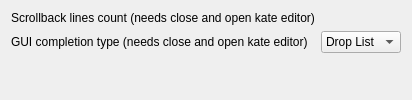
<?xml version="1.0" encoding="UTF-8"?>
<ui version="4.0">
 <class>commentarConfigWidget</class>
 <widget class="QWidget" name="commentarConfigWidget">
  <layout class="QFormLayout" name="formLayout">
   <item row="0" column="0">
    <widget class="QLabel" name="label">
     <property name="text">
      <string>Scrollback lines count (needs close and open kate editor)</string>
     </property>
    </widget>
   </item>
   <item row="0" column="1">
    <widget class="KIntNumInput" name="scrollbackLinesCount">
     <property name="value">
      <number>1000</number>
     </property>
    </widget>
   </item>
   <item row="1" column="0">
    <widget class="QLabel" name="label">
     <property name="text">
      <string>GUI completion type (needs close and open kate editor)</string>
     </property>
    </widget>
   </item>
   <item row="1" column="1">
    <widget class="QComboBox" name="guiCompletionType">
     <item>
      <property name="text">
       <string>Drop List</string>
      </property>
     </item>
     <item>
      <property name="text">
       <string>Normal</string>
      </property>
     </item>
    </widget>
   </item>
   <item row="2" column="0">
    <spacer name="verticalSpacer">
     <property name="orientation">
      <enum>Qt::Vertical</enum>
     </property>
     <property name="sizeHint" stdset="0">
      <size>
       <width>20</width>
       <height>21</height>
      </size>
     </property>
    </spacer>
   </item>
  </layout>
 </widget>
 <customwidgets>
  <customwidget>
   <class>KIntNumInput</class>
   <extends>QWidget</extends>
   <header>knuminput.h</header>
  </customwidget>
 </customwidgets>
 <resources/>
 <connections/>
</ui>
